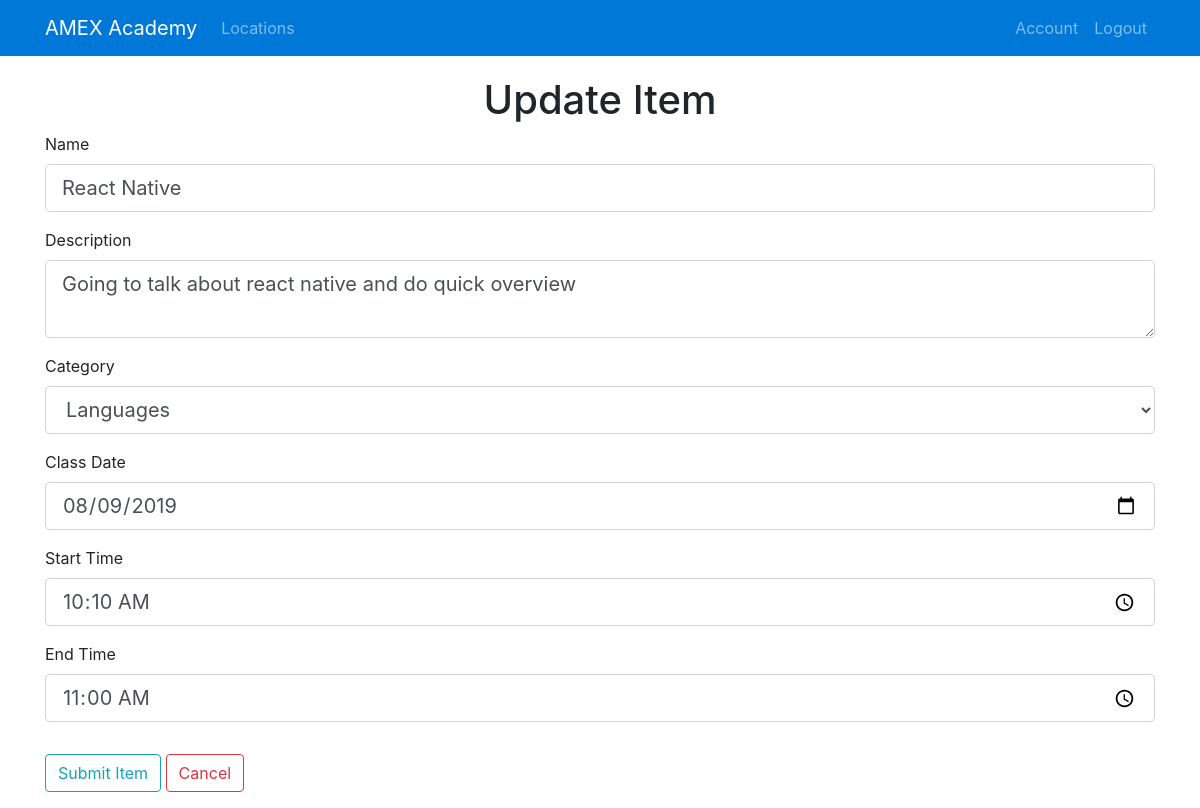
/item/1/update_item (signed in), run on an earlier commit of the app's database.
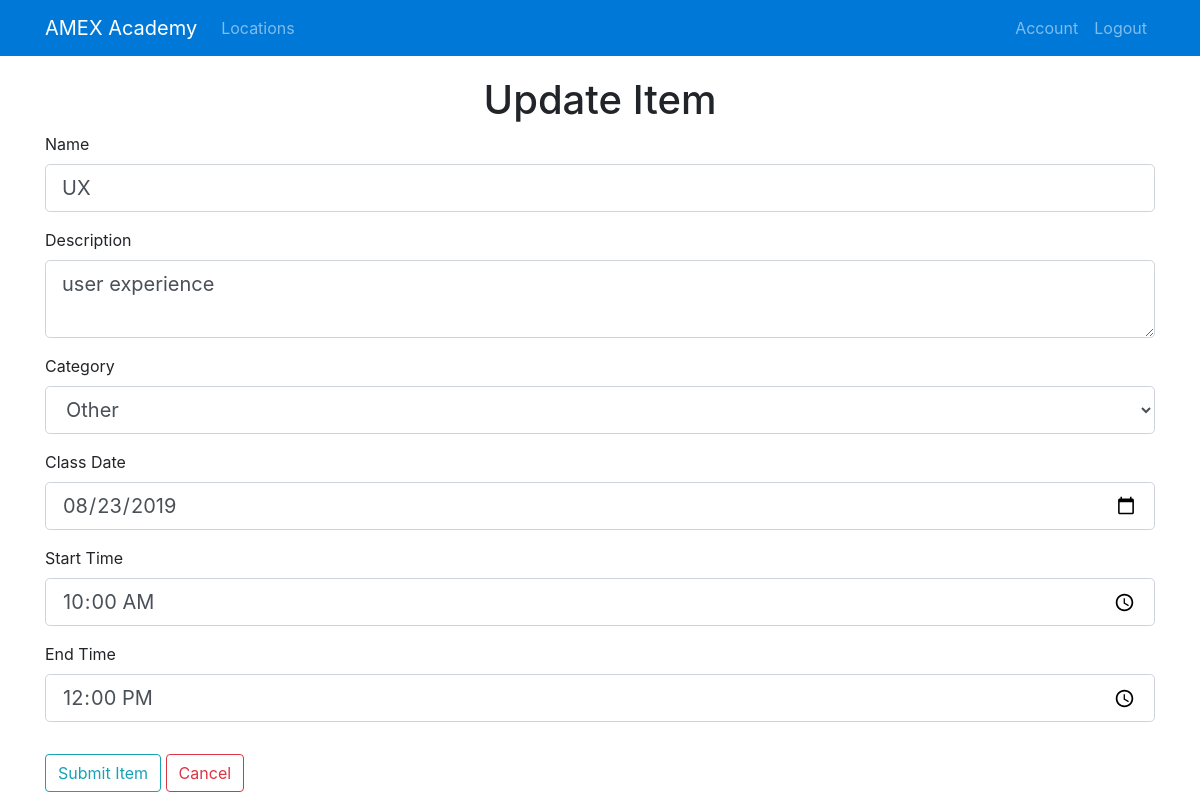
And on a later commit of the database.
### academy/models.py (models this page shows, shortened)
class Item(db.Model):
    id = db.Column(db.Integer, primary_key=True)
    name = db.Column(db.String(100), nullable=False)
    description = db.Column(db.Text, nullable=False)
    category = db.Column(db.String(30), nullable=False)
    date = db.Column(db.DateTime, nullable=False)
    startTime = db.Column(db.Time, nullable=False)
    endTime = db.Column(db.Time, nullable=False)
    location_id = db.Column(db.Integer, db.ForeignKey('location.id'), nullable=False)
    user_id = db.Column(db.Integer, db.ForeignKey('user.id'), nullable=False)

### academy/routes.py (the view)
@app.route('/item/<int:item_id>/update_item', methods=["GET","POST"])
@login_required
def update_item(item_id):
    item = Item.query.get_or_404(item_id)
    location = Location.query.get_or_404(item.location_id)
    form = ItemForm()
    if form.validate_on_submit():
        item.name = form.name.data
        item.description = form.description.data
        item.category = form.category.data
        item.date = form.date.data
        item.startTime = form.startTime.data
        item.endTime = form.endTime.data
        db.session.commit()
        return redirect(url_for('item', item_id=item.id))
    elif request.method == 'GET':
        form.name.data = item.name
        form.description.data = item.description
        form.category.data = item.category
        form.date.data = item.date
        form.startTime.data = item.startTime
        form.endTime.data = item.endTime
    return render_template('add_item.html', title="Update Item", form=form, location=location, legend="Update Item")

### academy/forms.py
class ItemForm(FlaskForm):
    name = StringField('Name', validators=[DataRequired(), Length(min=2,max=100)])
    description = TextAreaField('Description',validators=[DataRequired()])
    category = SelectField('Category',choices=[('machine_learning', 'Machine Learning'), ('one_amex', 'One Amex'), ('monitoring', 'Monitoring'), ('products','Products'),('dev_ops','Dev Ops'),('language','Languages'),('front_end','Front End Development'),('testing','Testing'),('other','Other')])
    date = DateField('Class Date',validators=[DataRequired()])
    startTime = TimeField('Start Time', validators=[DataRequired()])
    endTime = TimeField('End Time', validators=[DataRequired()])
    submit = SubmitField('Submit Item')

### academy/models.py (called while the page is built)
@login_manager.user_loader
def load_user(user_id):
    return User.query.get(int(user_id))

### academy/templates/add_item.html (shortened to what the changed rows need)
{% extends "layout.html" %}
{% block content %}
<div>
    <div>
        <h1 style="text-align: center">{{ legend }}</h1>
        <form method="POST" action="">
            <fieldset class="form-group">
                <div class="form-group">
                    {{ form.name.label(class="form-control-label") }}
                    {% if form.name.errors %}
                        {{ form.name(class="form-control form-control-lg is-invalid") }}
                            <div class="invalid-feedback">
                                {% for error in form.name.errors %}
                                <span>{{ error }}</span>
                                {% endfor %}
                            </div>
                    {% else %}
                    {{ form.name(class="form-control form-control-lg") }}
                    {% endif %}
                </div>
                <div class="form-group">
                    {{ form.description.label(class="form-control-label") }}
                    {% if form.description.errors %}
                        {{ form.description(class="form-control form-control-lg is-invalid") }}
                            <div class="invalid-feedback">
                                {% for error in form.description.errors %}
                                <span>{{ error }}</span>
                                {% endfor %}
                            </div>
                    {% else %}
                        {{ form.description(class="form-control form-control-lg") }}
                    {% endif %}
                </div>
                <div class="form-group">
                    {{ form.category.label(class="form-control-label") }}
                    {% if form.category.errors %}
                        {{ form.category(class="form-control form-control-lg is-invalid") }}
                            <div class="invalid-feedback">
                                {% for error in form.category.errors %}
                                <span>{{ error }}</span>
                                {% endfor %}
                            </div>
                    {% else %}
                        {{ form.category(class="form-control form-control-lg") }}
                    {% endif %}
                </div>
                <div class="form-group">
                    {{ form.date.label(class="form-control-label") }}
                    {% if form.date.errors %}
                        {{ form.date(class="form-control form-control-lg is-invalid") }}
                            <div class="invalid-feedback">
                                {% for error in form.date.errors %}
                                <span>{{ error }}</span>
                                {% endfor %}
                            </div>
                    {% else %}
                    {{ form.date(class="form-control form-control-lg",type="date") }}
                    {% endif %}
                </div>
                <div class="form-group">
                    {{ form.startTime.label(class="form-control-label") }}
                    {% if form.startTime.errors %}
                        {{ form.startTime(class="form-control form-control-lg is-invalid") }}
                            <div class="invalid-feedback">
                                {% for error in form.startTime.errors %}
                                <span>{{ error }}</span>
                                {% endfor %}
                            </div>
                    {% else %}
                    {{ form.startTime(class="form-control form-control-lg",type="time") }}
                    {% endif %}
                </div>
                <div class="form-group">
                    {{ form.endTime.label(class="form-control-label") }}
                    {% if form.endTime.errors %}
                        {{ form.endTime(class="form-control form-control-lg is-invalid") }}
                            <div class="invalid-feedback">
                                {% for error in form.endTime.errors %}
                                <span>{{ error }}</span>
                                {% endfor %}
                            </div>
                    {% else %}
                    {{ form.endTime(class="form-control form-control-lg",type="time") }}
                    {% endif %}
                </div>
            </fieldset>
        </form>
    </div>
</div>
{% endblock content %}

What changed in the data, as far as the page shows it:
changed Item: name "React Native" → "UX"; description "Going to talk about react native and do quick overview" → "user experience"; category "Languages" → "Other"; date "08/09/2019" → "08/23/2019"; startTime "10:10" → "10:00"; endTime "11:00" → "12:00"
